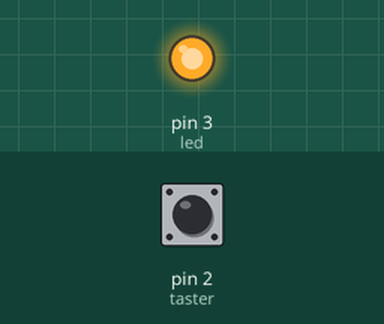
This sketch was run on a simulated Arduino Uno, built with avr-gcc and run on an emulated ATmega328P. On the bench: output pins drawn as LEDs (lit = HIGH). Inputs (shaded band) come from the test bench; at power-on: pin 2 (taster) LOW.

Above: at 0.1 s.
Timing chart, 0 to 1.6 s (numbered marks = the images above):
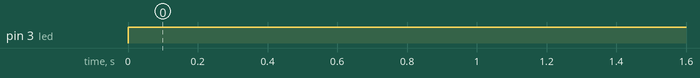

The sketch:

Listing1.ino
```cpp
int taster = 2;
int led = 3;
int tasterGedrueckt = 0;
int zaehler = 0 ;
 // Gewuenschtes Verhalten : LED leuchtet , wenn Taster
 // zwischen einschl . 6x und einschl . 9x gedrueckt

 void setup (){
   pinMode(taster, INPUT);
   pinMode(led, OUTPUT);
 }


 void loop () {
   tasterGedrueckt = digitalRead(taster);if
   (tasterGedrueckt = 1) { zaehler ++ ;
 }
 if (5 < zaehler < 10) {
   digitalWrite(led , HIGH);
 } else {
   digitalWrite(led , LOW);
}
}
```

Measured:
- by itself, pin 3 (led): LOW → HIGH at 0.00 s
